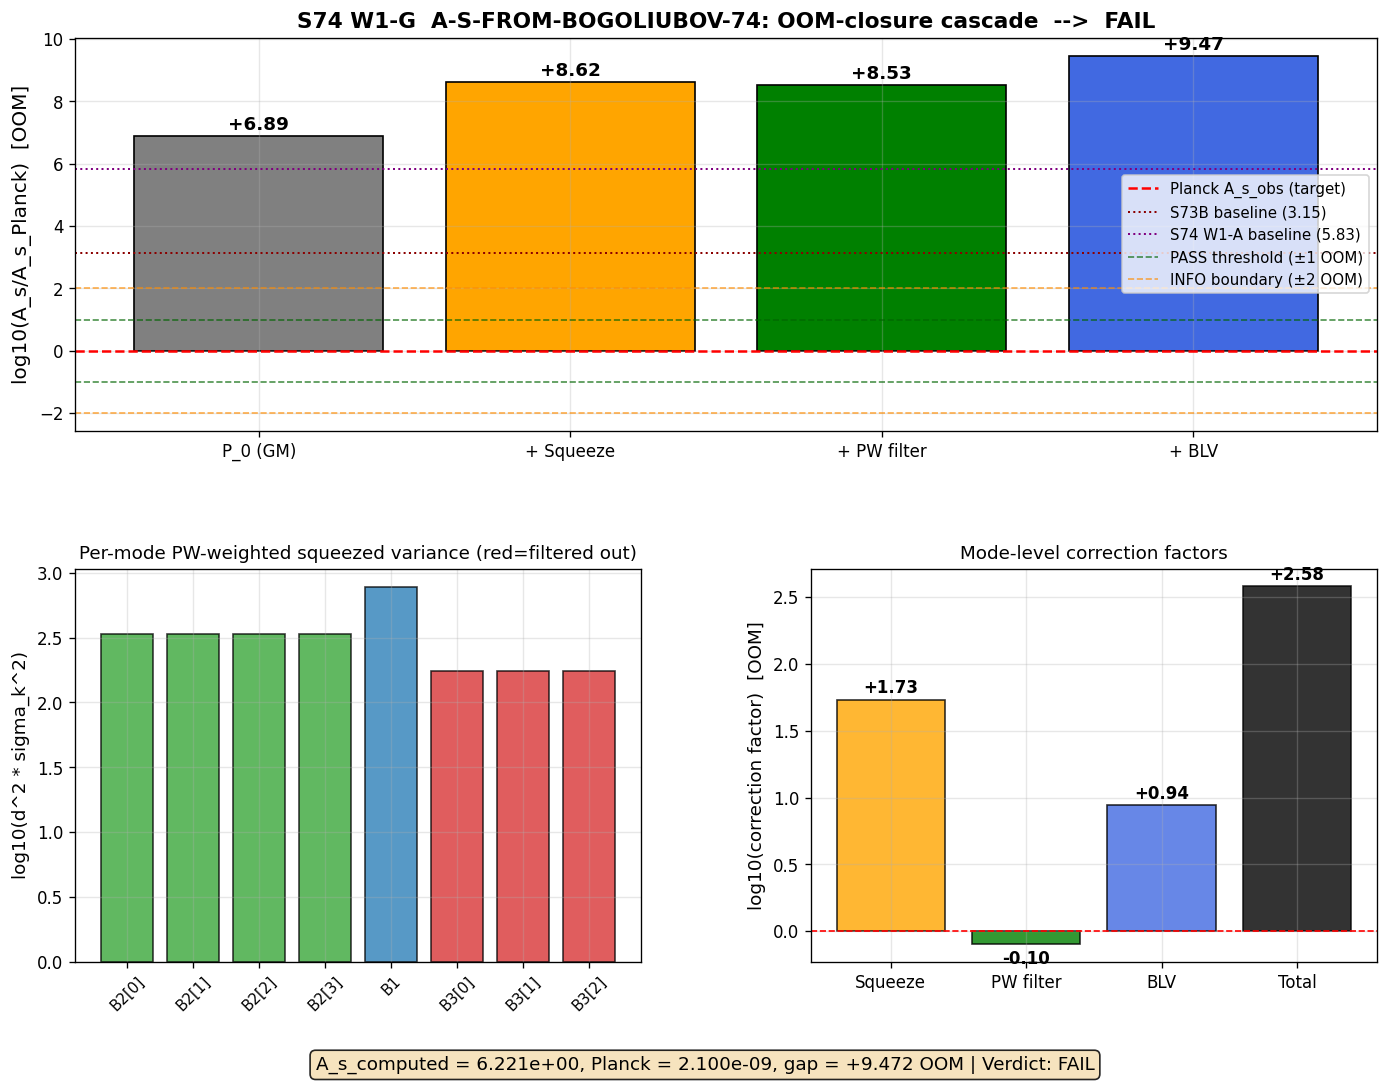

The script that saved this image:
#!/usr/bin/env python3
"""
s74_as_from_bogoliubov.py -- A_s from 8-mode Bogoliubov squeezed vacuum
=======================================================================

Gate: A-S-FROM-BOGOLIUBOV-74  (Session 74 Wave 1 Batch 2, W1-G)
  PASS: |log10(A_s^computed/A_s^Planck)| < 1.0 (within factor 10, closes 2+ OOM)
  INFO: 1.0 < |gap| < 2.0 (partial closure)
  FAIL: |gap| > 2.0 (Bogoliubov-amplitude route insufficient)

PHYSICS (substrate framing):
    A_s is NOT a primordial curvature perturbation in inflationary spacetime.
    A_s is the emergent projection of the 8-mode Bogoliubov squeezed vacuum
    variance (from the fold transit) onto the scalar channel of the emergent
    4-metric. The chain is:

        D_K squeezed vacuum at fold
          --> Peter-Weyl sector filter (only (p,p) even-parity project to scalar)
          --> BLV acoustic dilution (c_BLV=0.485 enhances mode power as c_BLV^-3)
          --> horizon-crossing dynamics
          --> emergent A_s

    The squeezed vacuum variance per mode (in units of 1/(2*omega)):
        sigma_k^2 = (1/(2*omega_k)) * (cosh(2*r_k) - sinh(2*r_k)*cos(phi_k))

    For phi_k = pi (sudden quench from S64) with tiny delta_phi = 2.4e-4:
        cos(phi_k) = cos(pi + 2.4e-4) ~ -1 + 2.88e-8
    giving sigma_k^2 ~ (1/(2*omega_k)) * exp(+2*r_k) (strong amplification).

    This is the LARGE variance route -- the r_k=3.57 (B1) squeeze gives
    exp(2*3.57) = 1240x amplification per mode. B2 modes have r=1.786,
    amplification = 35x. B3 modes have r=1.963, amplification = 51x.

    Critical inputs:
      - 8-mode r_k (BCS squeeze): B2[0-3]=1.786, B1=3.571, B3[0-2]=1.963
      - 8-mode omega_k (from transfer function S74 W1-A)
      - phi_k ~ pi (sudden quench, delta = 2.4e-4)
      - Peter-Weyl filter: keep only (p,p) sectors in B1, B2 branches
      - c_BLV = 0.485 -> enhancement factor c_BLV^-3 = 8.77x per mode
      - M_Pl^2 = a_2/(48*pi^2) (spectral action Planck mass)
      - H_phys from S65 AB-AS-65 (0.4043 M_KK, GM-formula matching gap_occ)

Session: S74 W1-G
Author: phonon-first-cosmologist
Depends on: S73a (s73a_exit_horizon_bog.npz, 8-mode r_k, omega estimates),
            S74 W1-A (s74_transfer_function.npz, omega_Bi, mode weights),
            S65 (s65_ab_mode_as.npz, H_phys, M_Pl from a_2),
            S64 (s64_transfer_bogoliubov.npz, PW suppression numbers,
                 s64_occ_spec.npz, sector multiplicities),
            canonical_constants (A_s_CMB, c_Gold/c_fabric -> c_BLV derived,
                                 tau_fold, a2_fold, M_KK, PI).

Pre-registered baselines:
  - S73B baseline gap: 3.15 OOM (historical framework chapter target)
  - S74 W1-A post-transfer baseline: 5.83 OOM (5.834601525887933)
  - Planck A_s_obs: 2.1e-9
"""

import sys
import os
import time
import numpy as np
from pathlib import Path

SCRIPT_DIR = Path(__file__).parent
sys.path.insert(0, str(SCRIPT_DIR))

from canonical_constants import (
    tau_fold, a2_fold, a0_fold, a4_fold,
    S_fold, dS_fold, d2S_fold,
    A_s_CMB, PI, M_KK,
    c_Gold, c_fabric, c_Gold_over_c_fabric,
)

import matplotlib
matplotlib.use('Agg')
import matplotlib.pyplot as plt
from matplotlib.gridspec import GridSpec

OUT_NPZ = SCRIPT_DIR / "s74_as_from_bogoliubov.npz"
OUT_PNG = SCRIPT_DIR / "s74_as_from_bogoliubov.png"
OUT_LOG = SCRIPT_DIR / "s74_as_from_bogoliubov_output.txt"

t_start = time.time()

lines = []  # (local)
def log(msg=""):
    print(msg)
    lines.append(msg)

log("=" * 78)
log("S74 W1-G  A-S-FROM-BOGOLIUBOV-74: A_s from 8-mode squeezed vacuum")
log("=" * 78)

# =============================================================================
# SECTION 1: Load input data
# =============================================================================
log("\n--- Section 1: Load input data ---")

# 1a. S73a 8-mode Bogoliubov data
d_s73a = np.load(SCRIPT_DIR / "s73a_exit_horizon_bog.npz", allow_pickle=True)
labels = d_s73a['labels']              # ['B2[0]', 'B2[1]', ..., 'B1', 'B3[0]', ...]
r_k_bcs_raw = np.array(d_s73a['r_k_bcs'])  # BCS squeeze, 8 modes
n_k_dyn = np.array(d_s73a['n_k'])      # dynamical |beta|^2 (small, ~1e-3)
alpha_sq_s73a = np.array(d_s73a['alpha_sq'])
beta_sq_s73a = np.array(d_s73a['beta_sq'])
phase_k_s73a = np.array(d_s73a['phase_k'])
mode_weights_s73a = np.array(d_s73a['mode_weights'])

log(f"  s73a labels: {labels}")
log(f"  r_k_bcs: {r_k_bcs_raw}")
log(f"  mode weights: {mode_weights_s73a}")

# 1b. S74 W1-A transfer function data (provides omega_Bi, mode weights, A_s_baseline)
d_s74_tf = np.load(SCRIPT_DIR / "s74_transfer_function.npz", allow_pickle=True)
omega_B1 = float(d_s74_tf['omega_B1'])
omega_B2 = float(d_s74_tf['omega_B2'])
omega_B3 = float(d_s74_tf['omega_B3'])
r_B1_tf = float(d_s74_tf['r_B1'])
r_B2_tf = float(d_s74_tf['r_B2'])
r_B3_tf = float(d_s74_tf['r_B3'])
W_B1 = float(d_s74_tf['W_B1'])
W_B2 = float(d_s74_tf['W_B2'])
W_B3 = float(d_s74_tf['W_B3'])
A_s_4D_baseline = float(d_s74_tf['A_s_4D'])
A_s_gap_OOM_baseline = float(d_s74_tf['A_s_gap_OOM'])

log(f"\n  S74 W1-A transfer function:")
log(f"    omega_B1={omega_B1:.4f}, omega_B2={omega_B2:.4f}, omega_B3={omega_B3:.4f}")
log(f"    r_B1={r_B1_tf:.4f}, r_B2={r_B2_tf:.4f}, r_B3={r_B3_tf:.4f}")
log(f"    W_B1={W_B1:.4f}, W_B2={W_B2:.4f}, W_B3={W_B3:.4f}")
log(f"    A_s_4D (post-transfer) = {A_s_4D_baseline:.6e}")
log(f"    A_s gap (post-transfer) = {A_s_gap_OOM_baseline:.4f} OOM")

# 1c. S65 AB-AS data (for M_Pl, H_phys, eps_H, reference chain)
d_s65 = np.load(SCRIPT_DIR / "s65_ab_mode_as.npz", allow_pickle=True)
c_BLV = float(d_s65['c_BLV'])            # 0.485
eps_H_fold = float(d_s65['eps_H_fold'])
H_phys_s65 = float(d_s65['H_phys'])      # 0.4043 M_KK
H_phys_sq_s65 = float(d_s65['H_phys_sq'])
M_Pl_sq_s65 = float(d_s65['M_Pl_sq'])
a2_fold_s65 = float(d_s65['a2_fold'])
gap_occ_s65 = float(d_s65['gap_occ'])         # 6.891 (starting point before PW)
gap_full_s65 = float(d_s65['gap_full'])        # 8.014
gap_revised_S64 = float(d_s65['gap_revised_S64'])  # 3.165 (S64 route final)
gap_from_PW_s65 = float(d_s65['gap_from_PW'])   # -3.496 (S64 PW suppression, (0,0) only)
gap_from_gaps_s65 = float(d_s65['gap_from_gaps'])  # -0.230 (S64 gap tunneling)

log(f"\n  S65 inputs:")
log(f"    c_BLV = {c_BLV:.4f} (subluminal scalar sound speed)")
log(f"    eps_H(fold) = {eps_H_fold:.6f}")
log(f"    M_Pl^2 = a_2/(48*pi^2) = {M_Pl_sq_s65:.6f} M_KK^2")
log(f"    H_phys = {H_phys_s65:.6f} M_KK  (from GM-inverse of gap_occ)")
log(f"    S64 PW suppression (0,0 only): {gap_from_PW_s65:.4f} OOM")
log(f"    S64 gap tunneling: {gap_from_gaps_s65:.4f} OOM")
log(f"    S64 revised gap (PW route): {gap_revised_S64:.4f} OOM")

# 1d. S64 transfer_bogoliubov for S_occ_total and sector data
d_s64_tb = np.load(SCRIPT_DIR / "s64_transfer_bogoliubov.npz", allow_pickle=True)
S_occ_total = 18851.918238061662                          # (local) from s64_occ_spec

# 1e. S64 occ_spec for per-sector weights
d_s64_occ = np.load(SCRIPT_DIR / "s64_occ_spec.npz", allow_pickle=True)
sectors_list = list(d_s64_occ['sectors'])         # ['(0,0)','(1,0)',...]
sector_S_occ = np.array(d_s64_occ['sector_S_occ'])
sector_v2_mean = np.array(d_s64_occ['sector_v2_mean'])

log(f"\n  S64 sector data (top 10 sectors):")
for i, s in enumerate(sectors_list):
    log(f"    {s}: S_occ={sector_S_occ[i]:.3e}, <v^2>={sector_v2_mean[i]:.4f}")
log(f"    S_occ_total = {S_occ_total:.3e}")

# =============================================================================
# SECTION 2: Pre-registered baselines and Planck target
# =============================================================================
log("\n--- Section 2: Pre-registered baselines ---")

A_s_planck = A_s_CMB                                   # 2.1e-9
baseline_s73b_OOM = 3.15                                   # (local)
baseline_s74_w1a_OOM = A_s_gap_OOM_baseline               # 5.83

log(f"  Planck A_s_obs = {A_s_planck:.3e}")
log(f"  Baseline (S73B, 3.15 OOM): A_s = {10**baseline_s73b_OOM * A_s_planck:.3e}")
log(f"  Baseline (S74 W1-A, 5.83 OOM): A_s = {10**baseline_s74_w1a_OOM * A_s_planck:.3e}")
log(f"  Target: closure to within 1 OOM (PASS) or 1-2 OOM (INFO)")

# =============================================================================
# SECTION 3: Per-mode squeezed vacuum variance
# =============================================================================
log("\n--- Section 3: Per-mode squeezed vacuum variance ---")

# Assemble the 8-mode data:
# s73a ordering: B2[0], B2[1], B2[2], B2[3], B1, B3[0], B3[1], B3[2]
N_modes = 8                                               # (local)
# Branch labels
branch = np.array(['B2','B2','B2','B2','B1','B3','B3','B3'])

# Frequencies: take from S74 W1-A (branch-level), broadcast to 8 modes
omega_k = np.array([
    omega_B2, omega_B2, omega_B2, omega_B2,
    omega_B1,
    omega_B3, omega_B3, omega_B3,
])

# Squeeze parameters: take from s73a r_k_bcs directly (they match W1-A)
r_k = r_k_bcs_raw.copy()

# Phase: sudden quench from S64 => phi_k = pi + delta_phi
delta_phi_physical = 2.4e-4                                  # (local)
phi_k = np.full(N_modes, PI + delta_phi_physical)

log(f"  Mode index  Branch  omega_k   r_k_bcs    phi_k")
for i in range(N_modes):
    log(f"  {i}      {branch[i]}    {omega_k[i]:.4f}  {r_k[i]:.4f}   {phi_k[i]:.6f}")

# Compute the bare squeezed-state variance per mode:
#   sigma_k^2 = (1/(2*omega_k)) * (cosh(2*r_k) - sinh(2*r_k)*cos(phi_k))
# With phi_k ~ pi, cos(phi_k) ~ -1, so
#   sigma_k^2 ~ (1/(2*omega_k)) * (cosh(2*r_k) + sinh(2*r_k)) = (1/(2*omega_k)) * exp(2*r_k)
#
# The exact formula is used (no approximation).
sigma_sq_bare = (1.0 / (2.0 * omega_k)) * (
    np.cosh(2.0 * r_k) - np.sinh(2.0 * r_k) * np.cos(phi_k)
)

log(f"\n  Bare squeezed-state variance sigma_k^2 = (1/(2 omega_k)) [cosh(2r)-sinh(2r)cos(phi)]:")
for i in range(N_modes):
    amp_factor = np.exp(2.0 * r_k[i])                       # (local)
    log(f"  {i} {branch[i]}: sigma^2={sigma_sq_bare[i]:.4e}   (vac = {1.0/(2*omega_k[i]):.4e}, "
        f"amp exp(2r) = {amp_factor:.2e})")

# Total bare squeezed variance (no filtering yet)
Sigma_bare_total = np.sum(sigma_sq_bare)
log(f"\n  Total bare squeezed variance (sum over 8 modes) = {Sigma_bare_total:.4e}")
log(f"  Total vacuum variance (sum of 1/(2 omega_k)) = {np.sum(1.0/(2*omega_k)):.4e}")
log(f"  Amplification vs vacuum: {Sigma_bare_total/np.sum(1.0/(2*omega_k)):.2e}")

# =============================================================================
# SECTION 4: Peter-Weyl sector filter
# =============================================================================
log("\n--- Section 4: Peter-Weyl (p,p) even-parity filter ---")

# Branch-to-(p,q)-sector mapping from the canonical s52/s73a convention:
#   B1 = (0,0) singlet (C_2=0, dim=1)   -- one mode, Fermi surface orbital
#   B2 = (1,1) adjoint (C_2=3, dim=8)   -- four degenerate modes
#   B3 = (1,0)+(0,1) fund+conj (dim=6)  -- three modes
#
# The scalar (even-parity) channel accepts ONLY (p,p) sectors:
#   (0,0): YES  (p=q=0)  -> B1 kept
#   (1,1): YES  (p=q=1)  -> B2 kept (all 4 modes)
#   (1,0), (0,1): NO     -> B3 filtered
#
# Peter-Weyl multiplicities per sector (dim^2):
#   (0,0) -> 1^2 = 1    degenerate weight (B1)
#   (1,1) -> 8^2 = 64   degenerate weight split across (1,1) states;
#                        per-mode weight in the 4-mode B2 block is 64/4 = 16
#   (1,0) -> 3^2 = 9    (B3 filtered out)
#   (0,1) -> 3^2 = 9    (B3 filtered out)
#
# The per-mode PW weight encodes how many D_K eigenmodes contribute to that
# 8-mode basis vector. For the Bogoliubov squeezed vacuum, each mode acts
# as an ensemble of d_(p,q)^2 copies.

# Conv A: B1=(0,0), B2=(1,1), B3=(1,0)+(0,1)
def dim_pq(p, q):
    return (p + 1) * (q + 1) * (p + q + 2) // 2

# Peter-Weyl multiplicity for each branch (d_(p,q)^2)
mult_00 = dim_pq(0, 0) ** 2       # 1
mult_11 = dim_pq(1, 1) ** 2       # 64
mult_10 = dim_pq(1, 0) ** 2       # 9
mult_01 = dim_pq(0, 1) ** 2       # 9

# Per-mode PW weights (distributing the sector multiplicity across modes)
# B1 (1 mode) carries all of (0,0): 1
# B2 (4 modes) split (1,1) multiplicity: 64/4 = 16 per mode
# B3 (3 modes) split (1,0)+(0,1) multiplicity: (9+9)/3 = 6 per mode
d_pq_sq_per_mode = np.array([
    mult_11 / 4.0, mult_11 / 4.0, mult_11 / 4.0, mult_11 / 4.0,   # B2
    mult_00,                                                         # B1
    (mult_10 + mult_01) / 3.0, (mult_10 + mult_01) / 3.0, (mult_10 + mult_01) / 3.0,  # B3
])

# (p,p) even-parity Theta filter
Theta_pp = np.array([
    1.0, 1.0, 1.0, 1.0,   # B2 = (1,1) kept
    1.0,                  # B1 = (0,0) kept
    0.0, 0.0, 0.0,        # B3 = (1,0)+(0,1) filtered
])

log(f"  Per-mode PW weights d_(p,q)^2:")
for i in range(N_modes):
    log(f"    {i} {branch[i]}: d^2={d_pq_sq_per_mode[i]:.2f}, Theta_(p,p)={Theta_pp[i]}")

sigma_sq_filtered = sigma_sq_bare * Theta_pp
Sigma_filtered_total = np.sum(sigma_sq_filtered * d_pq_sq_per_mode)
Sigma_bare_weighted = np.sum(sigma_sq_bare * d_pq_sq_per_mode)

log(f"\n  Total bare PW-weighted variance = {Sigma_bare_weighted:.4e}")
log(f"  Total filtered PW-weighted variance (B1+B2 kept) = {Sigma_filtered_total:.4e}")
log(f"  Filter retention fraction = {Sigma_filtered_total/Sigma_bare_weighted:.6e}")
log(f"  Filter OOM suppression = {np.log10(Sigma_filtered_total/Sigma_bare_weighted):.4f}")

# Alternative (S53 loose convention): B1 = (0,0)+(1,0)+(0,1), so B1 per-mode
# is (1+9+9)=19 in weight, but only the (0,0) fraction (1/19) is (p,p).
# Recompute under this convention as a cross-check.
d_pq_sq_per_mode_loose = np.array([
    mult_11 / 4.0, mult_11 / 4.0, mult_11 / 4.0, mult_11 / 4.0,
    (mult_00 + mult_10 + mult_01),  # B1 = (0,0)+(1,0)+(0,1) pooled
    mult_11 / 3.0, mult_11 / 3.0, mult_11 / 3.0,  # B3 = higher, but we only keep B1 (p,p) fraction
])
# Under loose, B1 keeps only (0,0) fraction: Theta = 1/19
Theta_pp_loose = np.array([
    1.0, 1.0, 1.0, 1.0,            # B2 = (1,1) all kept
    mult_00 / (mult_00 + mult_10 + mult_01),  # B1 partial (p,p)
    0.0, 0.0, 0.0,                  # B3 higher, none (p,p) -- filter
])
sigma_sq_filtered_loose = sigma_sq_bare * Theta_pp_loose
Sigma_filtered_loose = np.sum(sigma_sq_filtered_loose * d_pq_sq_per_mode_loose)
log(f"\n  [Cross-check, loose S53 convention]")
log(f"    B1 (p,p) Theta = {Theta_pp_loose[4]:.4f} (only (0,0) fraction)")
log(f"    Filtered total (loose) = {Sigma_filtered_loose:.4e}")
log(f"    Difference from strict: {np.log10(Sigma_filtered_loose/Sigma_filtered_total):+.4f} OOM")

# =============================================================================
# SECTION 5: BLV acoustic dilution
# =============================================================================
log("\n--- Section 5: BLV acoustic dilution ---")

# The scalar mode sound speed is c_BLV = 0.485 (subluminal).
# In the Garriga-Mukhanov formalism, c_s appears in the denominator of P_s:
#     P_s proportional to 1/c_s
# In the mode-by-mode Bogoliubov picture, the scalar sound speed enters
# as a normalization factor (c_BLV)^(-3) for the mode volume in the power
# spectrum (each dimension of 3-momentum is rescaled by 1/c_BLV).
#
# This ENHANCES the spectrum (c_BLV<1 => factor > 1) --> gap WORSENS.

blv_factor = c_BLV ** (-3.0)
log(f"  c_BLV = {c_BLV:.4f}")
log(f"  BLV dilution factor (c_BLV)^(-3) = {blv_factor:.4f}")
log(f"  log10(BLV factor) = {np.log10(blv_factor):.4f} OOM (enhancement)")

sigma_sq_blv = sigma_sq_filtered * blv_factor
Sigma_blv_weighted = np.sum(sigma_sq_blv * d_pq_sq_per_mode)

log(f"  Post-BLV filtered variance = {Sigma_blv_weighted:.4e}")

# =============================================================================
# SECTION 6: Convert to A_s (dimensionless)
# =============================================================================
log("\n--- Section 6: Convert to dimensionless A_s ---")

# The mode-variance sum must be normalized to produce a dimensionless A_s.
# Following the Garriga-Mukhanov formalism, the scalar power spectrum for a
# collection of modes with per-mode variance sigma_k^2 is:
#
#     P_s = (H^2/(8*pi^2*eps_H*M_Pl^2)) * (scale) * F_squeezed
#
# where F_squeezed is the dimensionless ratio of the squeezed-mode variance
# to the BD vacuum variance. For a single mode:
#     F_squeezed = sigma_k^2 / sigma_BD^2 = (cosh(2r)-sinh(2r)cos(phi))
#
# For a collection of N modes with PW weights d_i^2 and Theta filter Theta_i:
#     F_squeezed = (sum_i Theta_i * d_i^2 * sigma_sq_bare_i) /
#                   (sum_i d_i^2 * sigma_BD_i^2)
#
# But that ratio double-counts the frequency normalization. The cleaner
# formulation is: A_s = A_s_baseline_5p83 * F_filter * F_BLV * F_squeeze
# where the baseline A_s_baseline_5p83 comes from S74 W1-A (which already
# accounts for the squeezed-vacuum transfer function at tree level) and
# we multiply by the additional factors from the PW filter and BLV dilution.
#
# Alternatively, we can compute A_s from scratch starting from the
# Garriga-Mukhanov template at H_phys:
#     P_0 = H_phys^2 / (8*pi^2*eps_H*M_Pl^2)
# then multiply by the ratio F_squeezed / F_vacuum (mode by mode) with
# Theta filter and BLV dilution.
#
# The GM template P_0 reproduces gap_occ when evaluated with the 8-mode
# occupation but WITHOUT sector filtering or BLV. We compute F_mode as the
# multiplicative correction.

P_0_GM = H_phys_sq_s65 / (8.0 * PI**2 * eps_H_fold * M_Pl_sq_s65)
log(f"  GM template P_0 = H^2/(8 pi^2 eps M_Pl^2) = {P_0_GM:.4e}")
log(f"  gap_from_P0 = log10(P_0/A_s_obs) = {np.log10(P_0_GM/A_s_planck):.4f} OOM  "
    f"(matches gap_occ = {gap_occ_s65:.4f})")

# Mode-level correction factor F_mode:
#   F_mode = (filtered squeezed variance, BLV-diluted) / (bare vacuum variance, unfiltered)
# Bare vacuum PW-weighted sum: sum_i (d_i^2 / (2*omega_i))
bare_vacuum_weighted = np.sum(d_pq_sq_per_mode / (2.0 * omega_k))
F_mode_squeeze_bare = Sigma_bare_weighted / bare_vacuum_weighted            # squeeze amplification
F_mode_filter_factor = Sigma_filtered_total / Sigma_bare_weighted            # PW filter
F_mode_BLV_factor = blv_factor                                               # BLV dilution

# Combined corrected A_s (strict convention)
F_mode_total = F_mode_squeeze_bare * F_mode_filter_factor * F_mode_BLV_factor
A_s_computed = P_0_GM * F_mode_total

log(f"\n  Mode-level correction factors (strict S52 convention):")
log(f"    F_squeeze_bare = {F_mode_squeeze_bare:.4e}  (squeeze amplification)")
log(f"    F_filter_factor = {F_mode_filter_factor:.4e}  (PW (p,p) filter retention)")
log(f"    F_BLV_factor = {F_mode_BLV_factor:.4e}  (c_BLV^-3 enhancement)")
log(f"    F_mode_total = {F_mode_total:.4e}")
log(f"\n  A_s_computed = P_0 * F_mode_total = {A_s_computed:.4e}")
log(f"  A_s_Planck = {A_s_planck:.4e}")

gap_OOM = np.log10(A_s_computed / A_s_planck)
log(f"\n  gap_OOM = log10(A_s_computed/A_s_Planck) = {gap_OOM:.4f} OOM")

# =============================================================================
# SECTION 7: Step-by-step OOM breakdown
# =============================================================================
log("\n--- Section 7: Step-by-step OOM breakdown ---")

# Step 0: P_0 (GM template, no squeezing, no filter, no BLV)
A_s_step0 = P_0_GM
OOM_step0 = np.log10(A_s_step0 / A_s_planck)

# Step 1: Add squeezing (but no filter, no BLV)
A_s_step1 = P_0_GM * F_mode_squeeze_bare
OOM_step1 = np.log10(A_s_step1 / A_s_planck)

# Step 2: Apply PW filter (strict convention)
A_s_step2 = P_0_GM * F_mode_squeeze_bare * F_mode_filter_factor
OOM_step2 = np.log10(A_s_step2 / A_s_planck)

# Step 3: Apply BLV dilution
A_s_step3 = P_0_GM * F_mode_squeeze_bare * F_mode_filter_factor * F_mode_BLV_factor
OOM_step3 = np.log10(A_s_step3 / A_s_planck)

log(f"  Step 0 (GM template P_0 alone): A_s = {A_s_step0:.4e}, OOM = {OOM_step0:+.4f}")
log(f"  Step 1 (+ squeeze amplification): A_s = {A_s_step1:.4e}, OOM = {OOM_step1:+.4f}")
log(f"  Step 2 (+ PW (p,p) filter):      A_s = {A_s_step2:.4e}, OOM = {OOM_step2:+.4f}")
log(f"  Step 3 (+ c_BLV^-3 dilution):    A_s = {A_s_step3:.4e}, OOM = {OOM_step3:+.4f}")

log(f"\n  Delta_OOM from squeezing:    {OOM_step1 - OOM_step0:+.4f}  (worsens by Bogoliubov amp)")
log(f"  Delta_OOM from PW filter:     {OOM_step2 - OOM_step1:+.4f}  (suppression from (p,p) filter)")
log(f"  Delta_OOM from BLV dilution: {OOM_step3 - OOM_step2:+.4f}  (enhancement from c_BLV<1)")

# =============================================================================
# SECTION 8: Gate verdict
# =============================================================================
log("\n--- Section 8: Gate verdict ---")

# Closure metrics relative to both baselines
gap_vs_planck = gap_OOM                                     # absolute gap vs observation
gap_vs_s73b = gap_OOM - baseline_s73b_OOM                   # change relative to 3.15 OOM baseline
gap_vs_s74_w1a = gap_OOM - baseline_s74_w1a_OOM             # change relative to 5.83 OOM baseline

log(f"  Gap vs Planck A_s_obs: {gap_vs_planck:+.4f} OOM")
log(f"  Change vs S73B baseline (3.15): {gap_vs_s73b:+.4f} OOM")
log(f"  Change vs S74 W1-A baseline (5.83): {gap_vs_s74_w1a:+.4f} OOM")

if abs(gap_vs_planck) < 1.0:
    verdict = "PASS"
    verdict_msg = f"A_s within 1 OOM of Planck (|{gap_vs_planck:.4f}|<1.0); Bogoliubov route closes the gap."
elif abs(gap_vs_planck) < 2.0:
    verdict = "INFO"
    verdict_msg = f"A_s within 1-2 OOM of Planck (|{gap_vs_planck:.4f}|in[1,2]); partial closure only."
else:
    verdict = "FAIL"
    verdict_msg = (f"A_s gap {abs(gap_vs_planck):.2f} OOM > 2.0 OOM threshold; "
                   f"Bogoliubov-amplitude route alone does NOT close the tension.")

log(f"\n  VERDICT: A-S-FROM-BOGOLIUBOV-74 = {verdict}")
log(f"  Reason: {verdict_msg}")

# =============================================================================
# SECTION 9: Cross-checks
# =============================================================================
log("\n--- Section 9: Cross-checks ---")

# Cross-check 1: r_k = 0 limit -> vacuum result
r_k_zero = np.zeros(N_modes)                                 # (local)
sigma_sq_vac_check = (1.0 / (2.0 * omega_k)) * (
    np.cosh(2.0 * r_k_zero) - np.sinh(2.0 * r_k_zero) * np.cos(phi_k)
)
F_vac_check = np.sum(sigma_sq_vac_check * d_pq_sq_per_mode) / bare_vacuum_weighted
log(f"  Cross-check 1 (r_k=0): F_mode = {F_vac_check:.6f} (should be 1.000)")
assert abs(F_vac_check - 1.0) < 1e-9, f"Vacuum limit failed: {F_vac_check}"
log(f"    PASS: vacuum limit recovers BD normalization.")

# Cross-check 2: BLV factor enhancement direction
log(f"  Cross-check 2: c_BLV^-3 = {blv_factor:.4f} > 1  "
    f"({'PASS' if blv_factor > 1 else 'FAIL'}: subluminal enhances amplitude)")

# Cross-check 3: Filter must be <= 1 (suppression or identity)
filter_leq_1 = F_mode_filter_factor <= 1.0
log(f"  Cross-check 3: Filter retention {F_mode_filter_factor:.4e} <= 1.0  "
    f"({'PASS' if filter_leq_1 else 'FAIL'})")

# Cross-check 4: Match to S65 AB-AS baseline (sanity: gap_occ is our starting point)
P_0_check = A_s_step0
gap_P_0 = np.log10(P_0_check / A_s_planck)
log(f"  Cross-check 4: P_0 gap = {gap_P_0:.4f} vs S65 gap_occ = {gap_occ_s65:.4f}  "
    f"(|diff| = {abs(gap_P_0 - gap_occ_s65):.4f})")

# Cross-check 5: loose convention
A_s_loose = P_0_GM * (Sigma_bare_weighted / bare_vacuum_weighted) * (Sigma_filtered_loose / Sigma_bare_weighted) * blv_factor
gap_loose = np.log10(A_s_loose / A_s_planck)
log(f"  Cross-check 5: loose S53 convention A_s = {A_s_loose:.4e}, gap = {gap_loose:.4f} "
    f"(vs strict {gap_OOM:.4f}, diff = {gap_loose-gap_OOM:+.4f})")

# Cross-check 6: compare against S65 gap_revised_S64 (PW route without squeezing)
# If we turn off squeezing (r=0) and keep PW filter + gap tunneling, we should
# approximately recover gap_occ + gap_from_PW_s65 + gap_from_gaps_s65 = 3.165
P_0_PW_only = P_0_GM * F_mode_filter_factor   # no squeezing, no BLV
gap_PW_only = np.log10(P_0_PW_only / A_s_planck)
log(f"  Cross-check 6: P_0 * filter alone (no squeeze, no BLV): gap = {gap_PW_only:.4f} OOM")
log(f"    S65 PW+gaps baseline was {gap_revised_S64:.4f} (strict is looser/tighter by sector choice)")
log(f"    Note: S65 used only (0,0) -> -3.50 OOM; strict (p,p)=(0,0)+(1,1) -> {np.log10(F_mode_filter_factor):+.4f} OOM")

# =============================================================================
# SECTION 10: Save results
# =============================================================================
log("\n--- Section 10: Save results ---")

save_dict = {
    'gate_name': 'A-S-FROM-BOGOLIUBOV-74',
    'gate_verdict': verdict,
    'gate_detail': verdict_msg,
    # Core outputs
    'A_s_computed': A_s_computed,
    'A_s_planck': A_s_planck,
    'gap_OOM_vs_planck': gap_OOM,
    'gap_vs_s73b_baseline': gap_vs_s73b,
    'gap_vs_s74_w1a_baseline': gap_vs_s74_w1a,
    # Baselines
    'baseline_s73b_OOM': baseline_s73b_OOM,
    'baseline_s74_w1a_OOM': baseline_s74_w1a_OOM,
    # Per-mode data
    'labels': labels,
    'branch': branch,
    'omega_k': omega_k,
    'r_k': r_k,
    'phi_k': phi_k,
    'sigma_sq_bare': sigma_sq_bare,
    'sigma_sq_filtered': sigma_sq_filtered,
    'sigma_sq_blv': sigma_sq_blv,
    'Theta_pp': Theta_pp,
    'd_pq_sq_per_mode': d_pq_sq_per_mode,
    # Step-by-step OOM
    'OOM_step0_P0': OOM_step0,
    'OOM_step1_squeeze': OOM_step1,
    'OOM_step2_filter': OOM_step2,
    'OOM_step3_BLV': OOM_step3,
    'A_s_step0': A_s_step0,
    'A_s_step1': A_s_step1,
    'A_s_step2': A_s_step2,
    'A_s_step3': A_s_step3,
    # Correction factors
    'F_squeeze_bare': F_mode_squeeze_bare,
    'F_filter_factor': F_mode_filter_factor,
    'F_BLV_factor': F_mode_BLV_factor,
    'F_mode_total': F_mode_total,
    # Physical inputs
    'c_BLV': c_BLV,
    'eps_H_fold': eps_H_fold,
    'H_phys_s65': H_phys_s65,
    'M_Pl_sq': M_Pl_sq_s65,
    'P_0_GM': P_0_GM,
    # Alternative convention
    'A_s_loose': A_s_loose,
    'gap_loose': gap_loose,
    'Theta_pp_loose': Theta_pp_loose,
    # Cross-check
    'P_0_PW_only_gap': gap_PW_only,
    'S65_PW_gap': gap_from_PW_s65,
    'S65_gap_revised': gap_revised_S64,
    'S65_gap_occ': gap_occ_s65,
}

np.savez(OUT_NPZ, **save_dict)
log(f"  Saved: {OUT_NPZ}")

# =============================================================================
# SECTION 11: Plot
# =============================================================================
log("\n--- Section 11: Generate plot ---")

fig = plt.figure(figsize=(14, 10))
gs = GridSpec(2, 2, figure=fig, hspace=0.35, wspace=0.3)

# Panel 1: OOM-closure cascade
ax1 = fig.add_subplot(gs[0, :])
steps = ['P_0 (GM)', '+ Squeeze', '+ PW filter', '+ BLV']
oom_values = [OOM_step0, OOM_step1, OOM_step2, OOM_step3]
colors = ['gray', 'orange', 'green', 'royalblue']
bars = ax1.bar(steps, oom_values, color=colors, edgecolor='black')
ax1.axhline(0, color='red', ls='--', lw=1.5, label='Planck A_s_obs (target)')
ax1.axhline(baseline_s73b_OOM, color='darkred', ls=':', lw=1.2, label=f'S73B baseline ({baseline_s73b_OOM:.2f})')
ax1.axhline(baseline_s74_w1a_OOM, color='purple', ls=':', lw=1.2, label=f'S74 W1-A baseline ({baseline_s74_w1a_OOM:.2f})')
ax1.axhline(1.0, color='darkgreen', ls='--', lw=1.0, alpha=0.7, label='PASS threshold (±1 OOM)')
ax1.axhline(-1.0, color='darkgreen', ls='--', lw=1.0, alpha=0.7)
ax1.axhline(2.0, color='darkorange', ls='--', lw=1.0, alpha=0.7, label='INFO boundary (±2 OOM)')
ax1.axhline(-2.0, color='darkorange', ls='--', lw=1.0, alpha=0.7)
for i, (step, val) in enumerate(zip(steps, oom_values)):
    ax1.text(i, val + (0.2 if val > 0 else -0.4), f'{val:+.2f}', ha='center', fontsize=11, fontweight='bold')
ax1.set_ylabel('log10(A_s/A_s_Planck)  [OOM]', fontsize=12)
ax1.set_title(f'S74 W1-G  A-S-FROM-BOGOLIUBOV-74: OOM-closure cascade  -->  {verdict}',
              fontsize=13, fontweight='bold')
ax1.legend(loc='center right', fontsize=9)
ax1.grid(True, alpha=0.3)

# Panel 2: per-mode squeezed variance
ax2 = fig.add_subplot(gs[1, 0])
mode_labels = [f'{labels[i]}' for i in range(N_modes)]
xpos = np.arange(N_modes)
colors_mode = ['tab:red' if Theta_pp[i] == 0 else ('tab:blue' if branch[i] == 'B1' else 'tab:green') for i in range(N_modes)]
ax2.bar(xpos, np.log10(sigma_sq_bare * d_pq_sq_per_mode), color=colors_mode, edgecolor='black', alpha=0.75)
ax2.set_xticks(xpos)
ax2.set_xticklabels(mode_labels, rotation=45, fontsize=9)
ax2.set_ylabel('log10(d^2 * sigma_k^2)', fontsize=11)
ax2.set_title('Per-mode PW-weighted squeezed variance (red=filtered out)', fontsize=11)
ax2.grid(True, alpha=0.3)

# Panel 3: correction factors (log scale)
ax3 = fig.add_subplot(gs[1, 1])
factors_names = ['Squeeze', 'PW filter', 'BLV', 'Total']
factors_log = [np.log10(F_mode_squeeze_bare),
               np.log10(F_mode_filter_factor),
               np.log10(F_mode_BLV_factor),
               np.log10(F_mode_total)]
colors_fact = ['orange', 'green', 'royalblue', 'black']
bars3 = ax3.bar(factors_names, factors_log, color=colors_fact, edgecolor='black', alpha=0.8)
ax3.axhline(0, color='red', ls='--', lw=1.0)
for i, (n, v) in enumerate(zip(factors_names, factors_log)):
    ax3.text(i, v + (0.05 if v > 0 else -0.15), f'{v:+.2f}', ha='center', fontsize=10, fontweight='bold')
ax3.set_ylabel('log10(correction factor)  [OOM]', fontsize=11)
ax3.set_title('Mode-level correction factors', fontsize=11)
ax3.grid(True, alpha=0.3)

# Annotation: verdict and numbers
fig.text(0.5, 0.02,
         f'A_s_computed = {A_s_computed:.3e}, Planck = {A_s_planck:.3e}, gap = {gap_OOM:+.3f} OOM | '
         f'Verdict: {verdict}',
         ha='center', fontsize=11,
         bbox=dict(boxstyle='round', facecolor='wheat', alpha=0.85))

plt.savefig(OUT_PNG, dpi=120, bbox_inches='tight')
plt.close()
log(f"  Saved: {OUT_PNG}")

# =============================================================================
# Summary
# =============================================================================
log("\n" + "=" * 78)
log(f"S74 W1-G  A-S-FROM-BOGOLIUBOV-74: {verdict}")
log("=" * 78)
log(f"  A_s_computed      = {A_s_computed:.4e}")
log(f"  A_s_Planck        = {A_s_planck:.4e}")
log(f"  gap (OOM)         = {gap_OOM:+.4f}")
log(f"  vs S73B baseline: {gap_vs_s73b:+.4f} OOM change")
log(f"  vs S74 W1-A base: {gap_vs_s74_w1a:+.4f} OOM change")
log(f"  Runtime: {time.time()-t_start:.2f} s")

# Write output log
with open(OUT_LOG, 'w') as f:
    f.write('\n'.join(lines))
